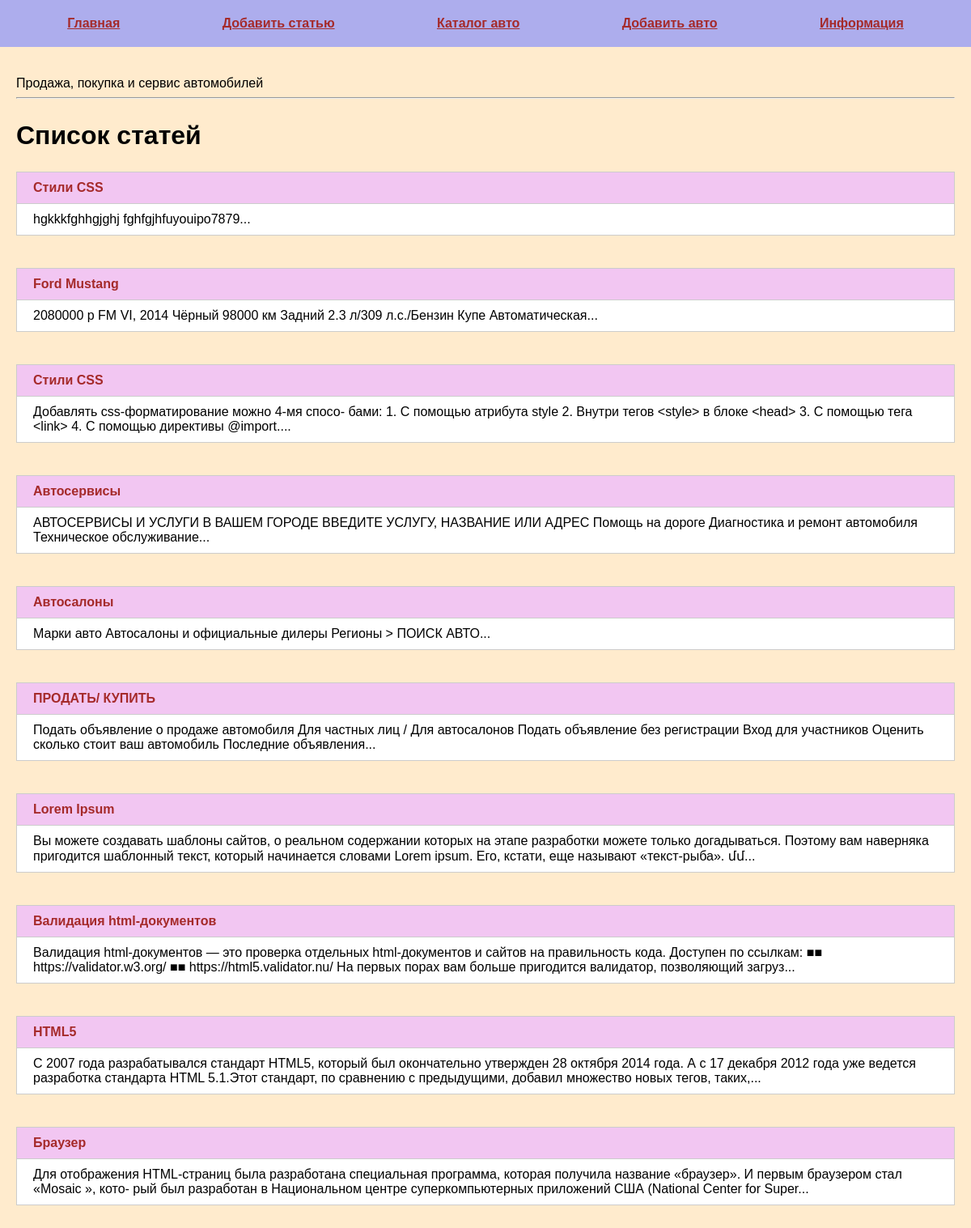
The page / on the database its author committed.
### tables this page shows
CREATE TABLE mainmenu(
id INTEGER PRIMARY KEY AUTOINCREMENT,
title TEXT NOT NULL,
url TEXT NOT NULL
);

CREATE TABLE posts(
id INTEGER PRIMARY KEY AUTOINCREMENT,
title TEXT NOT NULL,
text TEXT NOT NULL,
url TEXT NOT NULL,
time INTEGER NOT NULL
);

### run_sait.py (the view)
@app.route("/index")
@app.route("/")
def index():
    db = get_db()
    dbase = FDataBase(db)                                                 # dbase - экзэмпляр класса FDataBase
    return render_template("/index.html", title="Продажа, покупка и сервис автомобилей", menu=dbase.get_menu(),
                           posts=dbase.get_posts_anonce())

### FDataBase.py (called while the page is built)
    def get_menu(self):
        sql = "SELECT * FROM mainmenu"
        try:
            self.__cur.execute(sql)
            res = self.__cur.fetchall()
            if res:
                return res
        except IOError:
            print("Ошибка чтения из БД")
        return []

    def get_posts_anonce(self):
        try:
            self.__cur.execute("SELECT id, title, text, url FROM posts ORDER BY time DESC")
            res = self.__cur.fetchall()
            if res:
                return res
        except sqlite3.Error as e:
            print("Ошибка добавления статьи в БД" + str(e))
        return []

### run_sait.py (called while the page is built)
def connect_db():
    con = sqlite3.connect(app.config['DATABASE'])
    con.row_factory = sqlite3.Row
    return con

def get_db():                       # возвращает активное соединение с БД
    if not hasattr(g, 'link_db'):   # link_db - переменная из g,стандартная запись- проверка на наличие аттрибутов
        g.link_db = connect_db()
    return g.link_db

### templates/index.html (shortened to what this page needs)
{% extends 'base.html' %}
{% block content %}
{{ super() }}
<hr>
<h2>Список статей</h2>
<ul>
    {% for p in posts %}
    <li>
        <p class="title">
            <a href="{{ url_for('show_post', alias=p.url) }}">{{p.title}}</a>
        </p>
        <div class="annonce">{{p.text[:250]}}...</div>
    </li>
    {% endfor %}
</ul>
{% endblock %}

### templates/base.html (shortened to what this page needs)
<!DOCTYPE html>
<html lang="en">
<head>
    <link rel="stylesheet"  href="{{ url_for('static', filename='css/style.css')}}">
</head>
<body>
{% block content %}
    <ul class="menu">
        {% for m in menu %}
        <li>
            <a href="{{ m.url }}">{{ m.title }}</a>
        </li>
        {% endfor %}
    </ul>
<div class="container">
    <div class="content">
        {{ title }}
    </div>
{% endblock %}
</div>
</body>
</html>

### static/css/style.css (style rules this page uses)
body { background: blanchedalmond; margin: 0; padding: 0; font-family: Verdana, Geneva, Tahoma, sans-serif; }
.menu { display: flex; justify-content: space-around; list-style: none; background: rgb(173, 173, 237); padding: 20px; margin-top: 0 }
.container { max-width: 1200px; margin: 0 auto; padding: 20px; box-sizing: border-box; }
.menu a { font-weight: bold; color: brown; }
ul { list-style: none; padding: 0; }
p>a { text-decoration: none; color: brown; }
li>p, li div { border: 1px solid #CCC; padding: 10px 20px; }
p.title { margin: 0; font-weight: bold; background: rgb(242, 198, 242); }
p.title a { display: block }
.annonce { margin-top: -1px; background: #FFF; margin-bottom: 40PX; }
h2 { font-size: 2em; }

### rows shown on the page
mainmenu: title "Главная"
mainmenu: title "Добавить статью"
mainmenu: title "Каталог авто"
mainmenu: title "Добавить авто"
mainmenu: title "Информация"
posts: title "Стили CSS", text "hgkkkfghhgjghj fghfgjhfuyouipo7879"
posts: title "Ford Mustang", text "2080000 р FM VI, 2014 Чёрный 98000 км Задний 2.3 л/309 л.с./Бензин Купе Автоматическая"
posts: title "Стили CSS", text "Добавлять css-форматирование можно 4-мя спосо- бами: 1. С помощью атрибута style 2. Внутри тегов <style> в блоке <head> 3. С помощью тега <link> 4. С помощью директивы @import."
posts: title "Автосервисы", text "АВТОСЕРВИСЫ И УСЛУГИ В ВАШЕМ ГОРОДЕ ВВЕДИТЕ УСЛУГУ, НАЗВАНИЕ ИЛИ АДРЕС Помощь на дороге Диагностика и ремонт автомобиля Техническое обслуживание"
posts: title "Автосалоны", text "Марки авто Автосалоны и официальные дилеры Регионы > ПОИСК АВТО"
posts: title "ПРОДАТЬ/ КУПИТЬ", text "Подать объявление о продаже автомобиля Для частных лиц / Для автосалонов Подать объявление без регистрации Вход для участников Оценить сколько стоит ваш автомобиль Последние объявления"
posts: title "Lorem Ipsum", text "Вы можете создавать шаблоны сайтов, о реальном содержании которых на этапе разработки можете только догадываться. Поэтому вам наверняка пригодится шаблонный текст, который начинается словами Lorem ipsum. Его, кстати, еще называют «текст-рыба». մմ"
posts: title "Валидация html-документов", text "Валидация html-документов — это проверка отдельных html-документов и сайтов на правильность кода. Доступен по ссылкам: ■■ https://validator.w3.org/ ■■ https://html5.validator.nu/ На первых порах вам больше пригодится валидатор, позволяющий загруз"
posts: title "HTML5", text "С 2007 года разрабатывался стандарт HTML5, который был окончательно утвержден 28 октября 2014 года. А с 17 декабря 2012 года уже ведется разработка стандарта HTML 5.1.Этот стандарт, по сравнению с предыдущими, добавил множество новых тегов, таких,"
posts: title "Браузер", text "Для отображения HTML-страниц была разработана специальная программа, которая получила название «браузер». И первым браузером стал «Mosaic », кото- рый был разработан в Национальном центре суперкомпьютерных приложений США (National Center for Super"

### other values the page prints
{{ title }} "Продажа, покупка и сервис автомобилей"
